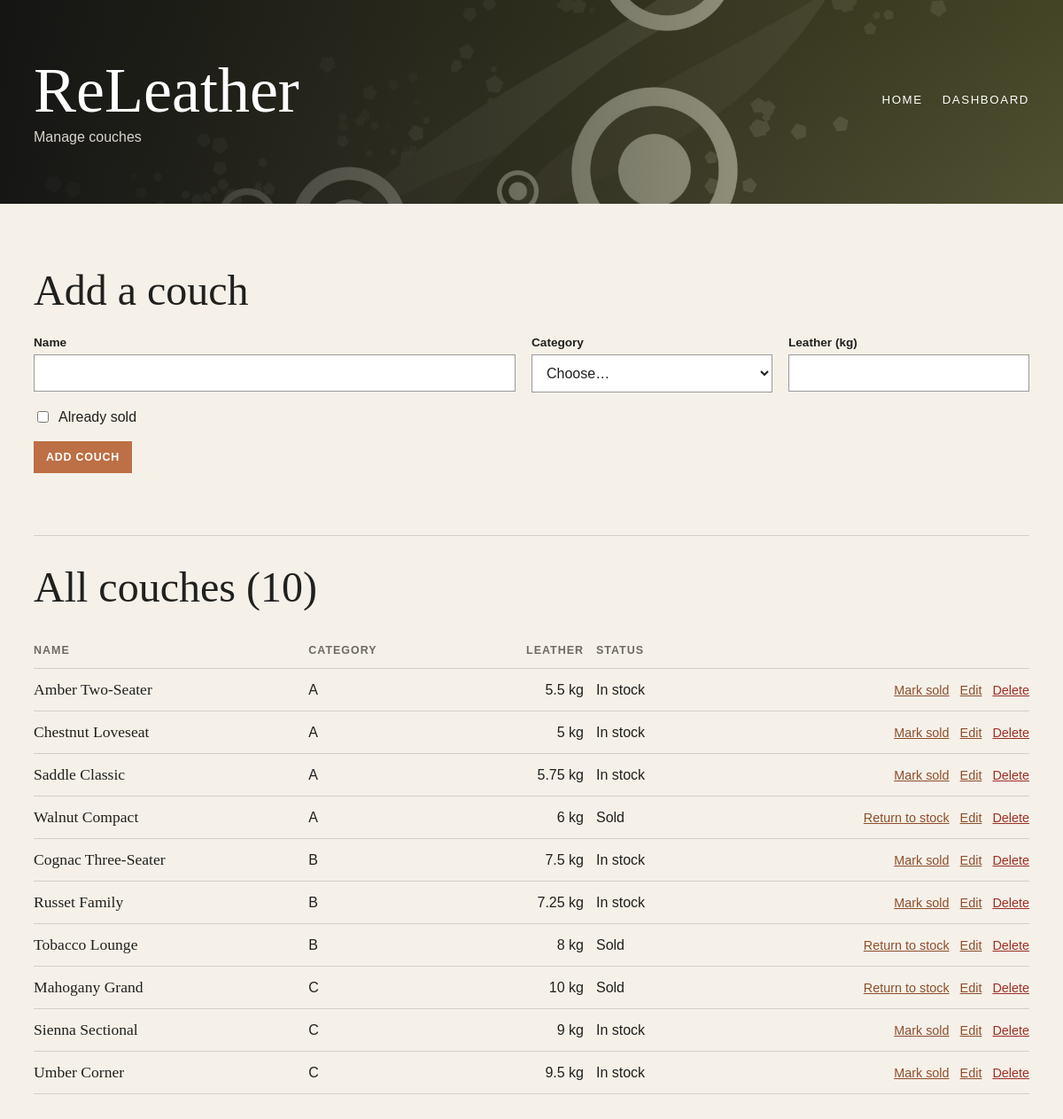
Screenshot of /couches.php with the database file from the repository.
### tables this page shows
CREATE TABLE couches (
    id         INT AUTO_INCREMENT PRIMARY KEY,
    name       VARCHAR(100) NOT NULL,
    category   VARCHAR(50) NOT NULL,
    leather_kg DECIMAL(6,2) NOT NULL DEFAULT 0,
    sold       TINYINT(1) NOT NULL DEFAULT 0,
    FOREIGN KEY (category) REFERENCES categories(name)
);

### couches.php (the view, shortened to what this page needs)
<?php
include "connection.php";
function e($value): string
{
    return htmlspecialchars((string) $value, ENT_QUOTES, "UTF-8");
}
$errors = [];
$form = ["id" => null, "name" => "", "category" => "", "leather_kg" => "", "sold" => 0];
try {
    $couches = $conn->query(
        "SELECT id, name, category, leather_kg, sold FROM couches ORDER BY category, name"
    )->fetch_all(MYSQLI_ASSOC);
} catch (mysqli_sql_exception $e) {
    error_log("Couch management failed: " . $e->getMessage());
    http_response_code(500);
    exit("The couches could not be loaded or saved. Has schema.sql been imported?");
}
$isEditing = $form["id"] !== null;
?>
<!DOCTYPE html>
<html lang="en">
<head>
    <link rel="stylesheet" href="style.css">
</head>
<body>
<header class="dash-header">
    <div>
        <h1>ReLeather</h1>
        <p>Manage couches</p>
    </div>
    <?php include "nav.php"; ?>
</header>
<div class="container">
    <section class="manage-form" id="couch-form" aria-labelledby="form-heading">
        <h2 id="form-heading"><?= $isEditing ? "Edit couch" : "Add a couch" ?></h2>
        <form method="post" action="couches.php#couch-form" novalidate>
            <div class="field">
                <label for="name">Name</label>
                <input id="name" name="name" type="text" maxlength="100" required value="<?= e($form["name"]) ?>"<?= isset($errors["name"]) ? ' aria-invalid="true" aria-describedby="name-error"' : "" ?>>
            </div>
            <div class="field">
                <label for="category">Category</label>
                <select id="category" name="category" required<?= isset($errors["category"]) ? ' aria-invalid="true" aria-describedby="category-error"' : "" ?>>
                    <option value="">Choose…</option>
                </select>
            </div>
            <div class="field">
                <label for="leather_kg">Leather (kg)</label>
                <input id="leather_kg" name="leather_kg" type="text" inputmode="decimal" required value="<?= e($form["leather_kg"]) ?>"<?= isset($errors["leather_kg"]) ? ' aria-invalid="true" aria-describedby="leather-error"' : "" ?>>
            </div>
            <label class="check">
                <input type="checkbox" name="sold" value="1"<?= $form["sold"] ? " checked" : "" ?>>
                Already sold
            </label>
            <div class="row-actions">
                <button class="button button-small" type="submit"><?= $isEditing ? "Save changes" : "Add couch" ?></button>
            </div>
        </form>
    </section>
    <section class="records" aria-labelledby="all-couches">
        <h2 id="all-couches">All couches (<?= count($couches) ?>)</h2>
        <?php if ($couches): ?>
        <div class="table-wrap">
            <table class="couch-table">
                <thead>
                    <tr>
                        <th scope="col">Name</th>
                        <th scope="col">Category</th>
                        <th scope="col" class="numeric">Leather</th>
                        <th scope="col">Status</th>
                        <th scope="col"><span class="visually-hidden">Actions</span></th>
                    </tr>
                </thead>
                <tbody>
                    <?php foreach ($couches as $couch): ?>
                    <tr>
                        <th scope="row"><?= e($couch["name"]) ?></th>
                        <td><?= e($couch["category"]) ?></td>
                        <td class="numeric"><?= e(rtrim(rtrim($couch["leather_kg"], "0"), ".") ?: "0") ?> kg</td>
                        <td><?= $couch["sold"] ? "Sold" : "In stock" ?></td>
                        <td>
                            <div class="row-actions">
                                <form method="post" action="couches.php">
                                    <button class="text-action" type="submit" aria-label="<?= e(($couch["sold"] ? "Return to stock: " : "Mark as sold: ") . $couch["name"]) ?>"><?= $couch["sold"] ? "Return to stock" : "Mark sold" ?></button>
                                </form>
                                <a class="text-action" href="couches.php?edit=<?= (int) $couch["id"] ?>#couch-form" aria-label="Edit <?= e($couch["name"]) ?>">Edit</a>
                                <a class="text-action text-danger" href="couches.php?delete=<?= (int) $couch["id"] ?>" aria-label="Delete <?= e($couch["name"]) ?>">Delete</a>
                            </div>
                        </td>
                    </tr>
                    <?php endforeach; ?>
                </tbody>
            </table>
        </div>
        <?php else: ?>
        <p class="records-empty">No couches yet. Add the first one above.</p>
        <?php endif; ?>
    </section>
</div>
</body>
</html>

### nav.php
<?php
$navPages = [
    "index.php" => "Home",
    "dashboard.php" => "Dashboard",
    "couches.php" => "Manage couches",
];
unset($navPages[basename($_SERVER["SCRIPT_NAME"])]);
?>
<nav class="header-links" aria-label="Main navigation">
    <?php foreach ($navPages as $file => $label): ?>
    <a class="nav-link" href="<?= $file ?>"><?= $label ?></a>
    <?php endforeach; ?>
</nav>

### style.css (style rules this page uses)
:root { --ink: #20201e; --muted: #6d6a63; --paper: #f5f1e9; --warm: #bd6f45; --line: rgba(32, 32, 30, 0.16); --serif: Georgia, "Times New Roman", serif; --sans: "Trebuchet MS", Arial, sans-serif; }
* { box-sizing: border-box; }
body { margin: 0; color: var(--ink); background: var(--paper); font-family: var(--sans); }
.button { display: inline-flex; align-items: center; gap: 18px; padding: 15px 20px; color: #fff; background: var(--warm); font-size: 0.78rem; font-weight: bold; letter-spacing: 0.12em; text-decoration: none; text-transform: uppercase; }
.button-small { padding: 11px 14px; letter-spacing: 0.06em; }
.nav-link { color: #fff; border-bottom: 1px solid #fff; padding-bottom: 4px; font-size: 0.83rem; letter-spacing: 0.12em; text-decoration: none; text-transform: uppercase; }
.dash-header { display: flex; align-items: center; justify-content: space-between; min-height: 230px; padding: 28px max(28px, calc((100% - 1124px) / 2)); color: white; background: linear-gradient(90deg, rgba(20, 20, 19, 0.94), rgba(110, 110, 43, 0.45)), url("backmetro.jpg") center / cover; }
.dash-header h1 { margin: 0 0 8px; font-family: var(--serif); font-size: clamp(2.5rem, 6vw, 4.5rem); font-weight: normal; line-height: 1; }
.dash-header p { margin: 0; color: #d9d5cd; }
.container { max-width: 1180px; margin: 0 auto; padding: 70px 28px; }
.container h2 { margin: 0 0 24px; font-family: var(--serif); font-size: clamp(2rem, 4vw, 3.3rem); font-weight: normal; }
.records { border-top: 1px solid var(--line); padding-top: 30px; }
.header-links { display: flex; flex-wrap: wrap; gap: 12px 22px; }
.nav-link { border-bottom-color: transparent; }
button.button { border: 0; font-family: var(--sans); cursor: pointer; }
.manage-form { margin-bottom: 70px; }
.manage-form form { display: grid; grid-template-columns: 2fr 1fr 1fr; gap: 18px; align-items: start; }
.field label { display: block; margin-bottom: 6px; font-size: 0.85rem; font-weight: bold; }
.field input, .field select { width: 100%; padding: 11px 12px; color: var(--ink); border: 1px solid rgba(32, 32, 30, 0.45); border-radius: 0; background: white; font: inherit; }
.check { display: flex; align-items: center; gap: 8px; grid-column: 1 / -1; }
.manage-form .row-actions { grid-column: 1 / -1; }
.row-actions { display: flex; flex-wrap: wrap; align-items: center; gap: 12px; }
.row-actions form { margin: 0; }
.table-wrap { overflow-x: auto; }
.couch-table { width: 100%; border-collapse: collapse; }
.couch-table th, .couch-table td { padding: 13px 14px 13px 0; border-bottom: 1px solid var(--line); text-align: left; vertical-align: middle; }
.couch-table thead th { color: var(--muted); font-size: 0.78rem; text-transform: uppercase; letter-spacing: 0.08em; }
.couch-table tbody th { font-family: var(--serif); font-size: 1.1rem; font-weight: normal; }
.couch-table .numeric { text-align: right; font-variant-numeric: tabular-nums; }
.couch-table td:last-child { padding-right: 0; }
.couch-table td:last-child .row-actions { justify-content: flex-end; }
.text-action { padding: 0; color: #8f4e2b; border: 0; background: none; font: inherit; font-size: 0.9rem; text-decoration: underline; cursor: pointer; }
.text-danger { color: #9e2f24; }

### rows the page displays
couches: name "Amber Two-Seater", category "A", leather_kg "5.5", sold "In stock"
couches: name "Chestnut Loveseat", category "A", leather_kg "5", sold "In stock"
couches: name "Saddle Classic", category "A", leather_kg "5.75", sold "In stock"
couches: name "Walnut Compact", category "A", leather_kg "6", sold "Sold"
couches: name "Cognac Three-Seater", category "B", leather_kg "7.5", sold "In stock"
couches: name "Russet Family", category "B", leather_kg "7.25", sold "In stock"
couches: name "Tobacco Lounge", category "B", leather_kg "8", sold "Sold"
couches: name "Mahogany Grand", category "C", leather_kg "10", sold "Sold"
couches: name "Sienna Sectional", category "C", leather_kg "9", sold "In stock"
couches: name "Umber Corner", category "C", leather_kg "9.5", sold "In stock"

### other values shown
$label "HOME"
$label "DASHBOARD"
count($couches) "10"
